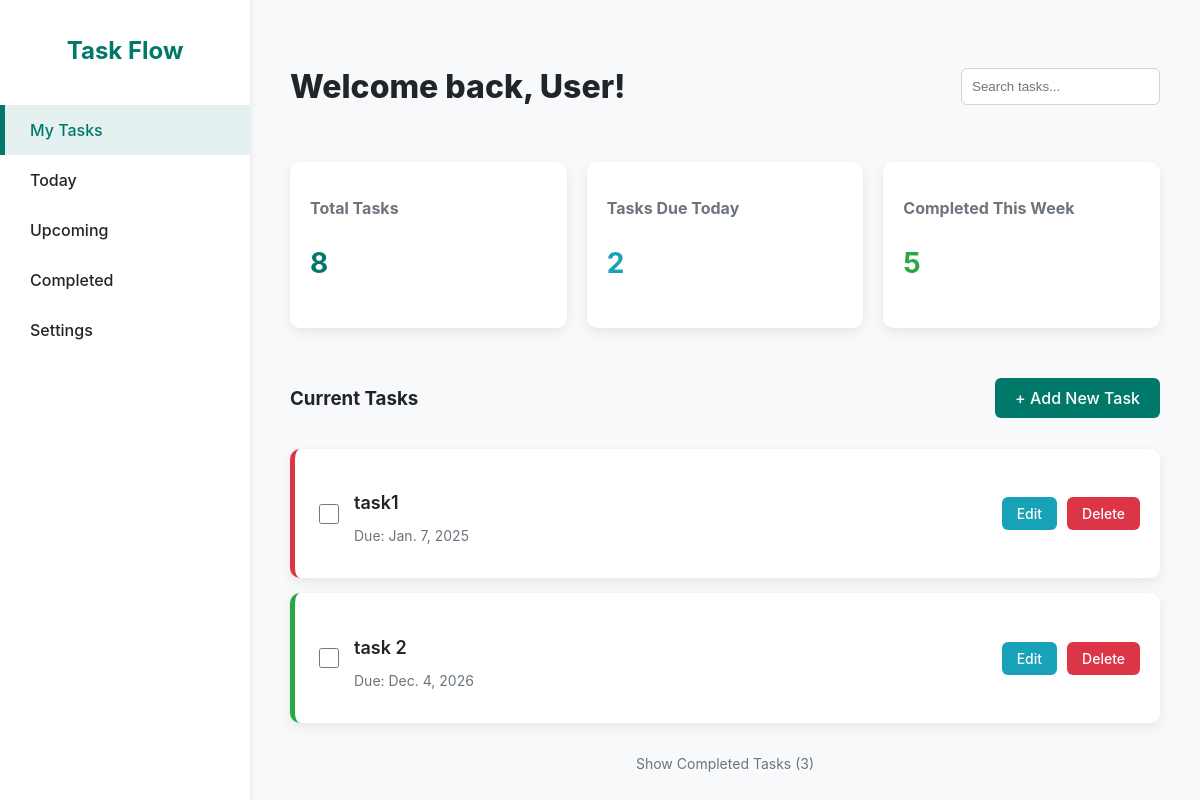
/accounts/profile/, run on an earlier commit of the app's database.
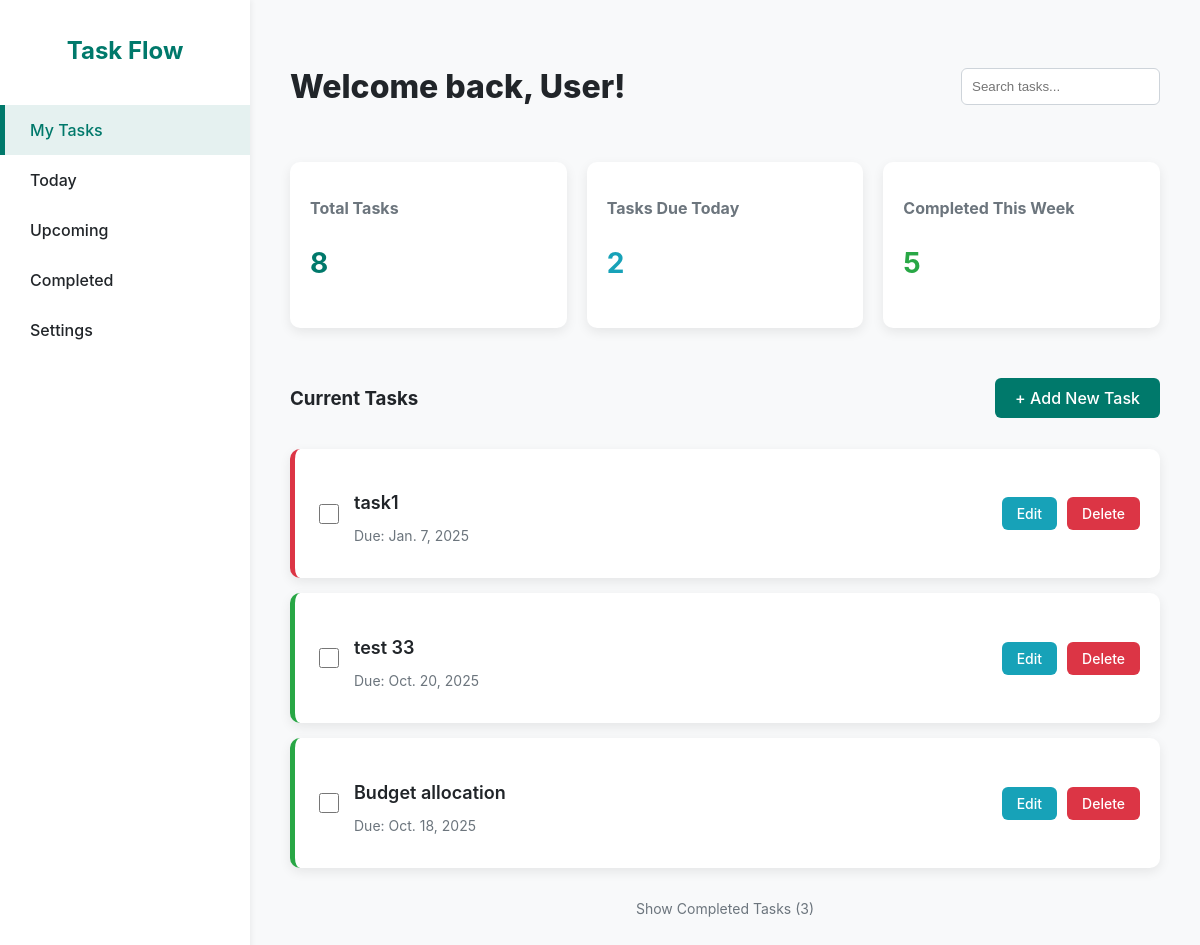
And on a later commit of the database.
### todoapp/models.py (models this page shows)
class Tasks(models.Model):
    name=models.CharField(max_length=20)
    date=models.DateField(null=False)

### todoapp/views.py (the view)
# urls.py: path("accounts/profile/",views.Dashboard,name='dashboard'),
def Dashboard(request):
    task=models.Tasks.objects.all()
    return render(request,'dashboard.html',{'task':task})

### templates/dashboard.html (shortened to what this page needs)
<!DOCTYPE html>
<html>
<head>
</head>
<body>
    <div class="dashboard-layout">
        <div class="sidebar">
            <h1>Task Flow</h1>
            <nav class="sidebar-nav">
                <a href="{% url 'dashboard' %}" class="active">My Tasks</a>
                <a href="{% url 'today' %}">Today</a>
                <a href="{% url 'upcoming' %}">Upcoming</a>
                <a href="{% url 'completed' %}">Completed</a>
                <a href="{% url 'settings' %}">Settings</a>
            </nav>
        </div>
        <div class="main-content">
            <header class="welcome-header">
                <h2>Welcome back, User!</h2>
                <div class="search-bar">
                    <input type="text" placeholder="Search tasks..." style="padding: 10px; border-radius: 6px; border: 1px solid #CED4DA;">
                </div>
            </header>
            <div class="summary-cards">
                <div class="stat-card">
                    <h3>Total Tasks</h3>
                    <p>8</p>
                </div>
                <div class="stat-card">
                    <h3>Tasks Due Today</h3>
                    <p style="color: var(--edit-color);">2</p>
                </div>
                <div class="stat-card">
                    <h3>Completed This Week</h3>
                    <p style="color: var(--low-priority);">5</p>
                </div>
            </div>
            <div class="tasks-section-header">
                <h3>Current Tasks</h3>
                <a href="{% url 'Add_Task' %}" class="add-button add-button-in-header">
                    + Add New Task
                </a>
            </div>
            <div class="task-list">
                {% for t in task %}
                <div class="task-card {% if t.name == 'task1' %}high-priority{% endif %}">
                    <div class="task-info">
                        <input type="checkbox" {% if t.is_completed %}checked{% endif %}>
                        <div class="task-details">
                            <h4>{{ t.name }}</h4>
                            <p>Due: {{ t.date }}</p>
                        </div>
                    </div>
                    <div class="task-actions">
                        <a href="{% url 'edit' t.id %}" class="btn-action btn-edit">Edit</a>
                        <a href="{% url 'delete' t.id %}" class="btn-action btn-delete">Delete</a>
                    </div>
                </div>
                {% empty %}
                <div class="empty-state">
                    <h3>🎉 All Clear!</h3>
                    <p>You have no pending tasks. Click '+ Add New Task' to create one.</p>
                </div>
                {% endfor %}
            </div>
            <div style="text-align: center; margin-top: 30px;">
                <a href="#" style="color: #6C757D; text-decoration: none; font-size: 14px;">Show Completed Tasks (3)</a>
            </div>
        </div>
    </div>
</body>
</html>

### templates/dashboard.html (style rules this page uses)
:root { --primary-color: #00796B; --background-light: #F8F9FA; --text-dark: #212529; --card-bg: #FFFFFF; --shadow-subtle: 0 4px 12px rgba(0, 0, 0, 0.08); --delete-color: #DC3545; --edit-color: #17A2B8; --low-priority: #28A745; --high-priority: #FFC107; }
body { font-family: -apple-system, BlinkMacSystemFont, "Segoe UI", Roboto, "Helvetica Neue", Arial, sans-serif; background-color: var(--background-light); margin: 0; color: var(--text-dark); min-height: 100vh; }
.dashboard-layout { display: grid; grid-template-columns: 250px 1fr; }
.sidebar { background-color: var(--card-bg); box-shadow: 2px 0 5px rgba(0, 0, 0, 0.05); padding: 20px 0; display: flex; flex-direction: column; align-items: center; }
.sidebar h1 { color: var(--primary-color); margin-bottom: 40px; font-size: 24px; }
.sidebar-nav { width: 100%; }
.sidebar-nav a { display: block; padding: 15px 25px; text-decoration: none; color: var(--text-dark); font-weight: 500; transition: background-color 0.2s, color 0.2s; border-left: 5px solid transparent; }
.sidebar-nav a:hover, .sidebar-nav .active { background-color: rgba(0, 121, 107, 0.1); color: var(--primary-color); border-left-color: var(--primary-color); }
.main-content { padding: 40px; }
.welcome-header { display: flex; justify-content: space-between; align-items: center; margin-bottom: 30px; }
.welcome-header h2 { font-size: 32px; font-weight: 800; color: var(--text-dark); }
.summary-cards { display: grid; grid-template-columns: repeat(auto-fit, minmax(200px, 1fr)); gap: 20px; margin-bottom: 40px; }
.stat-card { background-color: var(--card-bg); padding: 20px; border-radius: 10px; box-shadow: var(--shadow-subtle); }
.stat-card h3 { font-size: 16px; color: #6C757D; margin-bottom: 5px; }
.stat-card p { font-size: 28px; font-weight: 700; color: var(--primary-color); }
.tasks-section-header { display: flex; justify-content: space-between; align-items: center; margin-bottom: 20px; }
.task-list { display: flex; flex-direction: column; gap: 15px; }
.task-card { background-color: var(--card-bg); padding: 20px; border-radius: 10px; box-shadow: var(--shadow-subtle); display: flex; justify-content: space-between; align-items: center; transition: transform 0.2s, box-shadow 0.2s; border-left: 5px solid var(--low-priority); }
.task-card.high-priority { border-left-color: var(--delete-color); }
.task-info { display: flex; align-items: center; flex-grow: 1; }
.task-info input[type="checkbox"] { margin-right: 15px; width: 20px; height: 20px; accent-color: var(--primary-color); }
.task-details h4 { font-size: 18px; font-weight: 600; margin-bottom: 5px; }
.task-details p { font-size: 14px; color: #6C757D; }
.task-actions { display: flex; gap: 10px; align-items: center; }
.btn-action, .add-button { padding: 8px 15px; font-size: 14px; color: #fff; text-decoration: none; border-radius: 6px; font-weight: 500; border: none; cursor: pointer; transition: all 0.2s cubic-bezier(0.2, 0.8, 0.2, 1.2); display: inline-block; }
.btn-edit { background-color: var(--edit-color); }
.btn-delete { background-color: var(--delete-color); }
.add-button { background-color: var(--primary-color); }
.add-button-in-header { font-size: 16px; padding: 10px 20px; }

What changed in the data, as far as the page shows it:
removed Tasks: name "task 2", date "Dec. 4, 2026"
added Tasks: name "test 33", date "Oct. 20, 2025"
added Tasks: name "Budget allocation", date "Oct. 18, 2025"
